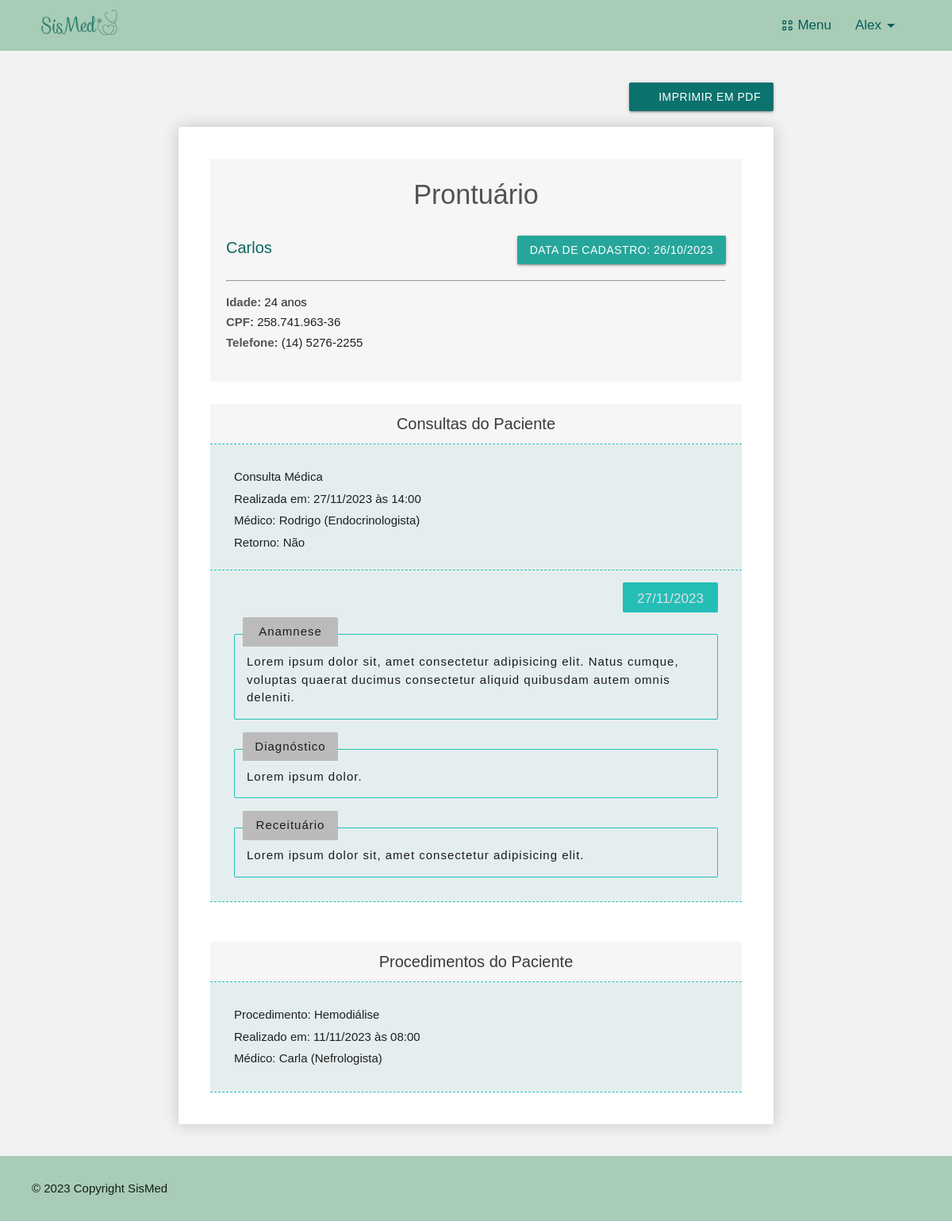
The page /dados/prontuario/2 (signed in) on the database its author committed.
### cadastros/models.py (models this page shows, shortened)
class Prontuario(models.Model):
    data_criacao = models.DateField()
    paciente = models.OneToOneField(Paciente, on_delete=models.PROTECT)

class Paciente(models.Model):
    nome_completo = models.CharField(max_length=100, verbose_name='Nome Completo')
    data_nascimento = models.DateField(verbose_name='Data de Nascimento')
    rg = models.CharField(max_length=13, verbose_name='RG', unique=True)
    cpf = models.CharField(max_length=14, verbose_name='CPF', unique=True)
    sexo = models.CharField(max_length=1, choices=sexo_opcoes, null=True)
    endereco = models.OneToOneField(Endereco, null=True, on_delete=models.PROTECT)
    telefone = models.CharField(max_length=15)
    email = models.CharField(max_length=50)
    data_cadastro = models.DateField(verbose_name='Data de Cadastro')
    informacoes_medicas = models.TextField(verbose_name='Informações Médicas')
    foto =  models.ImageField(upload_to='fotos_pacientes', blank=True, null=True)
    def __str__(self):
        return f'{self.nome_completo}'
    """def __str__(self):
        return f'{self.nome_completo} {self.data_nascimento} {self.rg} {self.cpf} {self.endereco} {self.telefone} {self.email} {self.data_cadastro} {self.informacoes_medicas}'"""

class Agendamento(models.Model):
    tipo_agendamento = models.CharField(max_length=12, default='Consulta', choices=tipo_agendamento_opcoes, verbose_name='Tipo de agendamento')
    procedimento = models.CharField(max_length=50, null=True, blank=True)
    data = models.DateField(null=True)
    horario = models.TimeField(null=True, verbose_name='Horário')
    paciente = models.ForeignKey(Paciente, on_delete=models.PROTECT)
    medico = models.ForeignKey(Medico, on_delete=models.PROTECT)
    tipo_pagamento = models.CharField(max_length=10, default='Particular', choices=tipo_pagamento_opcoes, verbose_name='Tipo de pagamento')
    retorno = models.BooleanField(default=False, choices=boolean_opcoes)
    valor = models.DecimalField(max_digits=8, decimal_places=2, verbose_name='Valor')
    concluido = models.BooleanField(default=False, null=True)

class Atendimento(models.Model):
    data = models.DateField(null=True)
    consulta = models.OneToOneField(Agendamento, on_delete=models.PROTECT)
    anamnese_paciente = models.TextField(verbose_name="Anamnese do paciente")
    diagnostico = models.TextField(verbose_name="Diagnóstico")
    receituario = models.TextField(verbose_name="Receituário/Recomendações")

class Medico(models.Model):
    nome_completo = models.CharField(max_length=100, verbose_name='Nome Completo')
    data_nascimento = models.DateField(verbose_name='Data de Nascimento')
    rg = models.CharField(max_length=13, verbose_name='RG', unique=True)
    cpf = models.CharField(max_length=14, verbose_name='CPF', unique=True)
    crm = models.CharField(null=True, max_length=14, verbose_name='CRM', unique=True)
    sexo = models.CharField(max_length=1, choices=sexo_opcoes, null=True)
    endereco = models.OneToOneField(Endereco, null=True, on_delete=models.PROTECT)
    telefone = models.CharField(max_length=15, unique=True)
    email = models.CharField(max_length=50, unique=True)
    data_cadastro = models.DateField(verbose_name='Data de Cadastro')
    especialidade = models.ForeignKey(Especialidade, on_delete=models.PROTECT)
    foto =  models.ImageField(upload_to='fotos_medicos', blank=True, null=True)
    usuario = models.OneToOneField(User, null=True, on_delete=models.DO_NOTHING)
    def __str__(self):
        return f'{self.nome_completo} - {self.especialidade}'
    """def __str__(self):
        return f'{self.nome_completo} {self.data_nascimento} {self.rg} {self.cpf} {self.crm} {self.endereco} {self.telefone} {self.email} {self.data_cadastro} {self.especialidade}'"""

class Especialidade(models.Model):
    especialidade = models.CharField(max_length=30, unique=True)
    valor_consulta = models.DecimalField(max_digits=8, decimal_places=2, null=True)

### paginas/views.py (the view)
# urls.py: path('dados/prontuario/<int:pk>', MostrarProntuario.as_view(), name='dados_prontuario'),
class MostrarProntuario(LoginRequiredMixin, GrupoMixin, DetailView):
    login_url = reverse_lazy('login')
    model = Prontuario
    template_name = 'paginas/prontuario.html'
    def get_context_data(self, *args, **kwargs):
        context = super().get_context_data(*args, **kwargs)
        pk = self.kwargs.get('pk')
        prontuario = Prontuario.objects.get(pk=pk)
        paciente = prontuario.paciente
        data_nascimento = paciente.data_nascimento
        idade_paciente = calcular_idade(data_nascimento)
        consultas = Agendamento.objects.filter(paciente=paciente.id, tipo_agendamento = 'Consulta',
        concluido=True)
        procedimentos = Agendamento.objects.filter(paciente=paciente.id, tipo_agendamento = 'Procedimento', concluido=True)
        print(idade_paciente)
        context['paciente_idade'] = idade_paciente
        context['paciente'] = paciente
        context['titulo'] = 'Prontuário'
        context['consultas'] = consultas
        context['procedimentos'] = procedimentos
        return context

### paginas/views.py (called while the page is built)
def calcular_idade(data_nascimento):
    hoje = timezone.now().date()
    idade = hoje.year - data_nascimento.year - ((hoje.month, hoje.day) < (data_nascimento.month, data_nascimento.day))
    return idade

    def get_context_data(self, **kwargs):
        context = super().get_context_data(**kwargs)
        user = self.request.user
        is_admin = user.groups.filter(name='Administrador').exists()
        is_medico = user.groups.filter(name='Medico').exists()
        context['is_admin'] = is_admin
        context['is_medico'] = is_medico
        return context

### paginas/templates/paginas/prontuario.html (shortened to what this page needs)
{% extends 'paginas/index.html' %}
{% load static %}
{% block styles %}
    <link rel="stylesheet" href="{% static 'css/listar.css' %}">
    <link rel="stylesheet" href="{% static 'css/agenda.css' %}">
    <link rel="stylesheet" href="{% static 'css/prontuario.css' %}">
{% endblock %}
{% block content %}
    <div id="pdf-btn-box">
        <a class="btn btn-sm btn-pdf" href="{% url 'gerar-prontuario-pdf' prontuario.pk %}">
            <i class="fa-regular fa-file-pdf"></i>
            Imprimir em PDF
        </a>
    </div>
    <div class="agenda-container">
        <div id="prontuario-header">
            <h4 id="titulo">{{titulo}}</h4>
            <div class="agenda-titulo">
                <div id="agenda-medico"><span id="agenda-medico">{{prontuario.paciente.nome_completo}}</span></div> &nbsp; <div id="adicionar-horario" class="btn"> Data de cadastro: {{paciente.data_cadastro|date:'d/m/Y'}}</div>
            </div>
            <hr>
            <div id="cabecalho">
                <p><span>Idade: </span> {{paciente_idade}} anos</p>
                <p><span>CPF: </span> {{paciente.cpf}}</p>
                <p><span>Telefone: </span> {{paciente.telefone}}</p>
            </div>
        </div>
            {% if consultas %}
            <div id="historico-consultas">
                <div class="aviso titulo-aviso">
                    <p>Consultas do Paciente</p>
                </div>
                <div id="historico-consultas-box" class="historico">
                    {% for consulta in consultas %}
                    <div class="consultas-box dados-box" >
                        <div class="consulta-dados dados">
                            <p>{{consulta.tipo_agendamento}} Médica</p>
                            <p>Realizada em: {{consulta.atendimento.data|date:'d/m/Y'}} às {{consulta.horario}}</p>
                            <p>Médico: {{consulta.medico.nome_completo}} ({{consulta.medico.especialidade.especialidade}})</p>
                            {% if consulta.retorno == True %}
                                <p>Retorno: Sim</p>
                            {% else %}
                                <p>Retorno: Não</p>
                            {% endif %}
                        </div> <br>
                        <div class="atendimento-dados dados">
                            <span class="data-atend">{{ consulta.atendimento.data|date:'d/m/Y' }}</span>
                            <div>
                                <span>Anamnese</span>
                                {{ consulta.atendimento.anamnese_paciente }}
                            </div>
                            <div>
                                <span>Diagnóstico</span>
                                {{ consulta.atendimento.diagnostico }}
                            </div>
                            <div>
                                <span>Receituário</span>
                                {{ consulta.atendimento.receituario }}
                            </div>
                        </div>
                    </div>
                    {% endfor %}
                </div>
            </div>
            {% endif %}
            {% if procedimentos %}
            <br>
            <div id="historico-procedimentos">
                <div class="aviso titulo-aviso">
                    <p>Procedimentos do Paciente</p>
                </div>
                <div id="historico-procedimentos-box" class="historico">
                    {% for procedimento in procedimentos %}
                    <div class="consulta-dados dados-box dados">
                        <p>{{procedimento.tipo_agendamento}}: {{procedimento.procedimento}}</p>
                        <p>Realizado em: {{procedimento.data|date:'d/m/Y'}} às {{procedimento.horario}}</p>
                        <p>Médico: {{procedimento.medico.nome_completo}} ({{procedimento.medico.especialidade.especialidade}})</p>
                    </div>
                    {% endfor %}
                </div>
            </div>
            {% elif not consultas and not procedimento %}
            <div class="aviso">
                <p>Ainda não há nenhum dado de consulta ou procedimento neste prontuário.</p>
            </div>
            {% endif %}
        </div>
    </div>
{% endblock %}

### paginas/templates/paginas/index.html (shortened to what this page needs)
{% load static %}
<!DOCTYPE html>
<html lang="pt-br">
<head>
    <link rel="stylesheet" href="https://cdnjs.cloudflare.com/ajax/libs/materialize/1.0.0/css/materialize.min.css">
    <link rel="stylesheet" href="{% static 'css/estilo.css' %}">
    <link rel="stylesheet" href="{% static 'css/style_dash.css' %}">
    {% block styles %}
    {% endblock %}
</head>
<body>
{% block head %}
<header>
    <a href="#" class="brand-logo">
        <img id="logo" src="{% static 'img/SisMed-logo.png' %}" alt="SisMed logo" class="responsive-img" style="max-height: 60px;">
    </a>
  <nav class="navbar-nav">
    <div class="nav-wrapper" >
            <ul id="nav-mobile" class="right hide-on-med-and-down">
                {% if request.user.is_authenticated %}
                    <li class="dropdown-trigger black-text" data-target="dropdown1">
                        <span class="icons material-symbols-outlined" id="view-cozy">View_Cozy</span>
                        Menu
                    </li>
                    <li id="drop-user" class="dropdown-trigger black-text" data-target="dropdown3"> {{ request.user }}
                        <span class="material-symbols-outlined">arrow_drop_down</span>
                    </li>
                {% else %}
                    <li><a class="black-text" id="login-option" href="{% url 'login' %}">Login</a></li>
                {% endif %}
            </ul>
        </div>
    </nav>
</header>
{% endblock %}
{% block main %}
<main>
    <div class="container" id="main-container">
        {% block content %}{% endblock %}
</main>
{% endblock %}
{% block footer %}
<footer>
    <div class="col-12" id="copyright">
        <p>&copy; 2023 Copyright SisMed</p>
    </div>
</footer>
{% endblock %}
</body>
</html>

### static/css/estilo.css (style rules this page uses)
* { margin: 0; padding: 0; }
body { background-color: #f2f2f2; }
h4 { color: #096661; }
header { height: 64px; background-color: #a8ccb6; display: flex; align-items: center; justify-content: space-between; padding-left: 50px; padding-right: 65px; }
header #logo { width: 110px; }
.navbar-nav { background-color: #a8ccb6; box-shadow: none; justify-content: space-between; }
#drop-user { text-transform: capitalize; }
.dropdown-trigger { display: flex; align-items: center; margin-left: 30px; font-size: 17px; color: #085c58 !important; }
.icons { margin-right: 4px; font-size: 18px; }
#drop-user { font-weight: 500; }
main { min-height: 80vh; }
.container { padding-block: 20px; }
footer { background-color: #a8ccb6; padding-inline: 40px; padding-block: 30px; }
#copyright { display: flex; justify-content: space-between; }

### static/css/style_dash.css (style rules this page uses)
body { font-family: Arial, sans-serif; }

### static/css/listar.css (style rules this page uses)
.container { padding-block: 40px; }
.btn-sm { font-weight: 500; }

### static/css/agenda.css (style rules this page uses)
.agenda-container { width: fit-content; background-color: #fff; border-radius: 2px; padding: 40px; margin-inline: auto; box-shadow: 0 0 20px rgba(0, 0, 0, 0.2); }
.agenda-titulo { display: flex; width: 100%; text-align: center; font-size: 20px; font-weight: 500; color: #096661; margin-bottom: 20px; }
#agenda-medico { max-width: 300px; }
#aviso, .aviso { margin-top: 28px; margin-bottom: 15px; padding-block: 5px; padding-inline: 10px; background-color: #f7f5f5; border-radius: 2px; color: #3a3a3a; text-align: center; font-style: italic; }

### static/css/prontuario.css (style rules this page uses)
.agenda-container { width: 750px; }
#titulo { background-color: #f7f5f5; text-align: center; margin-top: 0; padding: 7px; margin-bottom: 25px; border-radius: 2px; color: #535353; }
#prontuario-header { background-color: #f7f5f5; padding: 20px; }
.titulo-aviso { font-size: 20px; font-style: normal; margin-bottom: 0; padding: 10px; }
.titulo-aviso p { margin: 0; }
.agenda-titulo { justify-content: space-between; }
#cabecalho { padding-top: 15px; padding-bottom: 15px; }
#cabecalho p { margin-bottom: 3px; }
#cabecalho span { font-weight: 600; color: #535353; }
.historico { border-top: 1px dashed #24beb7; border-bottom: 1px dashed #24beb7; background-color: #fff; }
.dados-box { background-color: #e5eeee; padding-top: 30px; padding-bottom: 30px; }
.dados { padding-left: 30px; padding-right: 30px; display: flex; flex-direction: column; gap: 5px; }
.atendimento-dados { border-top: 1px dashed #24beb7; padding-top: 15px; }
.atendimento-dados .data-atend { width: 120px; padding-top: 8px; padding-bottom: 5px; text-align: center; border-radius: 2px; background-color: #24beb7; color: #e0e0e0; font-size: 17px; align-self: flex-end; margin-bottom: -10px; }
.atendimento-dados div { display: flex; flex-direction: column; position: relative; border: 1px solid #24beb7; margin-top: 32px; padding: 15px; padding-top: 23px; letter-spacing: 1px; color: #1b1b1b; border-radius: 2px; }
.atendimento-dados div span { width: 120px; text-align: center; padding-top: 7px; padding-bottom: 7px; position: absolute; top: -22px; left: 10px; border-top-left-radius: 2px; border-top-right-radius: 2px; background-color: #bbbbbb; }
#pdf-btn-box { display: flex; justify-content: right; width: 750px; margin: auto; margin-bottom: 20px; }
.btn-pdf { display: flex; align-items: center; gap: 5px; background-color: #0b726d; }

### rows shown on the page
Prontuario: paciente.nome_completo "Carlos"
Paciente: data_cadastro "26/10/2023", cpf "258.741.963-36", telefone "(14) 5276-2255"
Agendamento: tipo_agendamento "Consulta", atendimento.data "27/11/2023", horario "14:00", medico.nome_completo "Rodrigo", medico.especialidade.especialidade "Endocrinologista", retorno "Retorno: Não", atendimento.anamnese_paciente "Lorem ipsum dolor sit, amet consectetur adipisicing elit. Natus cumque, voluptas quaerat ducimus consectetur aliquid quibusdam autem omnis deleniti.", atendimento.diagnostico "Lorem ipsum dolor.", atendimento.receituario "Lorem ipsum dolor sit, amet consectetur adipisicing elit."
Agendamento: tipo_agendamento "Procedimento", procedimento "Hemodiálise", data "11/11/2023", horario "08:00", medico.nome_completo "Carla", medico.especialidade.especialidade "Nefrologista"

### other values the page prints
{{ request.user }} "Alex"
{{ titulo }} "Prontuário"
{{ paciente_idade }} "24"
